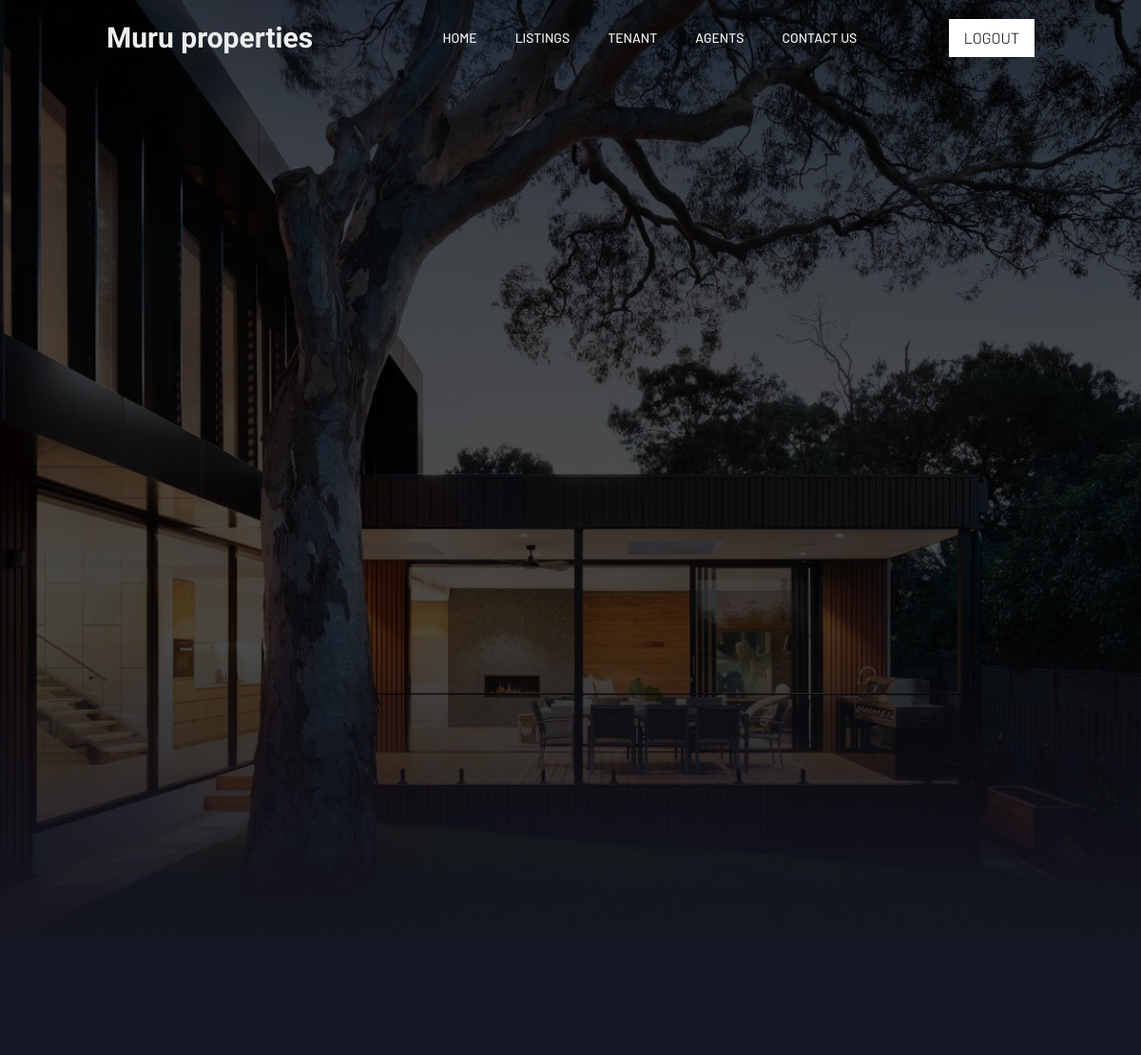
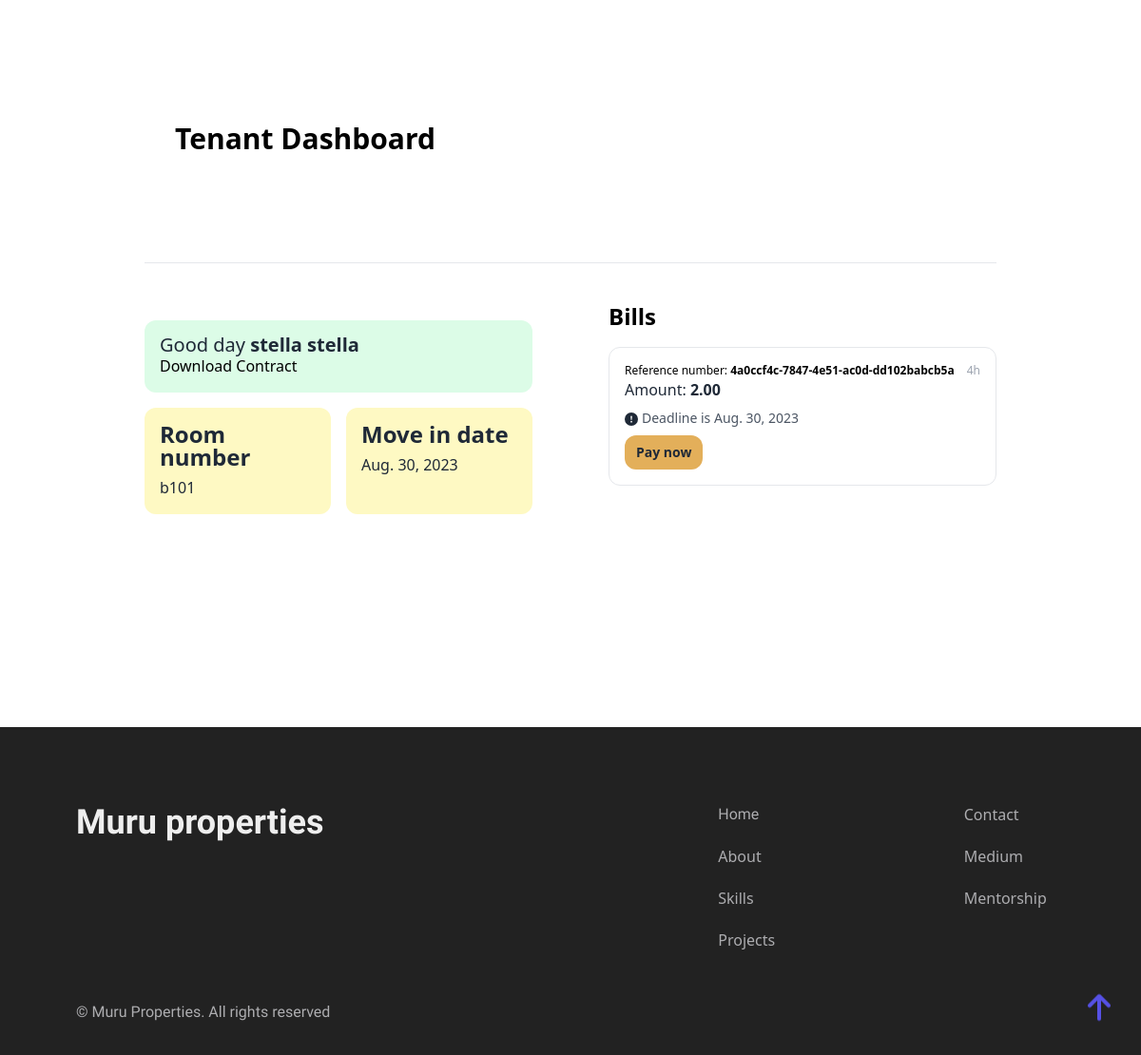
The page /tenant_home/ (signed in) on the database its author committed (2 pictures, top to bottom).
### users/models.py (models this page shows, shortened)
class User(AbstractUser):
    email = models.EmailField(unique=True)
    is_agent = models.BooleanField(default=False)
    is_tenant = models.BooleanField(default=False)

class Tenant(models.Model):
    user = models.OneToOneField(
        User, on_delete=models.CASCADE, primary_key=True)
    first_name = models.CharField(max_length=50)
    last_name = models.CharField(max_length=50)
    phone_number = models.CharField(max_length=12, null=True)
    id_number = models.CharField(max_length=50)
    created_at = models.DateTimeField(auto_now_add=True)
    def __str__(self):
        return self.first_name + " " + self.last_name

class Occupation(models.Model):
    tenant = models.ForeignKey(Tenant, on_delete=models.CASCADE)
    room = models.ForeignKey(Room, on_delete=models.CASCADE)
    start_date = models.DateField()

class Room(models.Model):
    name = models.CharField(max_length=50)
    apartment = models.ForeignKey(Apartment, on_delete=models.CASCADE)
    price = models.PositiveBigIntegerField(default=0)
    image = models.ImageField(default='default.jpg',
                              blank=True, null=True, upload_to='rooms',)
    description = models.TextField(blank=True, null=True)
    is_occupied = models.BooleanField(default=False)
    def __str__(self):
        return self.name

### payments/models.py (models this page shows, shortened)
class TimestampModel(models.Model):
    created_at = models.DateTimeField(auto_now_add=True)
    updated_at = models.DateTimeField(auto_now=True)
    class Meta:
        abstract = True
        ordering = ['-updated_at', ]

class Bill(TimestampModel):
    tenant = models.ForeignKey('users.Tenant', on_delete=models.CASCADE)
    room = models.ForeignKey('users.Room', on_delete=models.CASCADE)
    invoice_no = models.UUIDField(default=uuid4, unique=True)
    extra_amount = models.DecimalField(max_digits=10, decimal_places=2)
    is_paid = models.BooleanField(null=True)
    due_date = models.DateField()
    @property
    def amount(self):
        return self.extra_amount + self.room.price

### users/views.py (the view)
# urls.py: path('tenant_home/', views.tenant_home, name="tenant_home"),
@login_required
@tenant_required
def tenant_home(request):
    properties = Apartment.objects.all()
    bookings = Booking.objects.filter(tenant=request.user.tenant)
    occupations = Occupation.objects.filter(tenant=request.user.tenant)
    occupation = Occupation.objects.filter(tenant=request.user.tenant).first()
    bills = Bill.objects.filter(tenant=request.user.tenant)
    contract = Contract.objects.filter(tenant=request.user.tenant).first()
    print(bookings)
    context = {
        'properties': properties,
        'bookings': bookings,
        'bills': bills,
        'occupation': occupation,
        'contract': contract,
    }
    return render(request, 'users/tenant_home.html', context)

### users/context_processors.py (called while the page is built)
def get_google_api(request):
    return {
        'GOOGLE_API_KEY': settings.GOOGLE_API_KEY
    }

### users/templates/users/tenant_home.html (shortened to what this page needs)
{% extends 'main.html' %} {% load static %} {% block content %}
<div
  class="h-[50vh] w-full bg-cover bg-center bg-no-repeat"
  style="
    background-image: linear-gradient(
        rgba(255, 255, 255, 0) 60%,
        #151623 90%,
        #151623
      ),
      linear-gradient(rgba(0, 0, 0, 0.7), rgba(0, 0, 0, 0.7)),
      url({% static 'images/home.jpg' %});
  "
></div>
<main class="pt-16 max-h-screen overflow-auto">
  <div class="px-6 py-8">
    <div class="max-w-4xl mx-auto">
      <div class="bg-white rounded-3xl p-8 mb-5">
        <h1 class="text-3xl font-bold mb-10">Tenant Dashboard</h1>
      </div>
      <hr class="my-10" />
      <div class="grid grid-cols-2 gap-x-20">
        <div>
          <div class="grid grid-cols-2 gap-4">
            <div class="col-span-2">
              <div class="p-4 bg-green-100 mt-5 rounded-xl">
                <div class="text-xl text-gray-800 leading-none">
                  Good day <span class="font-bold">{{user.tenant}}</span>
                </div>
                <a href="{% url 'generate_contract_pdf' contract.id %}" class='text-[#000]'>Download Contract</a>
              </div>
            </div>
            <div class="p-4 bg-yellow-100 rounded-xl text-gray-800">
              <div class="font-bold text-2xl leading-none">Room number</div>
              <div class="mt-2">{{occupation.room}}</div>
            </div>
            <div class="p-4 bg-yellow-100 rounded-xl text-gray-800">
              <div class="font-bold text-2xl leading-none">Move in date</div>
              <div class="mt-2">{{occupation.start_date}}</div>
            </div>
          </div>
        </div>
        <div>
          <h2 class="text-2xl font-bold mb-4">Bills</h2>
          {% if bills %}
          <div class="space-y-4">
            {% for bill in bills %}
            <div class="p-4 bg-white border rounded-xl text-gray-800 space-y-2">
              <div class="flex justify-between">
                <div class="text-[#000] text-xs">
                  Reference number:
                  <span class="font-bold">{{ bill.invoice_no }}</span>
                </div>
                <div class="text-gray-400 text-xs">4h</div>
              </div>
              <a
                href="javascript:void(0)"
                class="hover:text-yellow-800 hover:underline"
                >Amount: <span class="font-bold">{{ bill.amount }}</span></a
              >
              <div class="text-sm text-gray-600">
                Deadline is {{ bill.due_date }}
              </div>
              <button
                type="button"
                class="inline-flex items-center justify-center py-2 px-3 rounded-xl bg-[#e3af5a] text-gray-800 hover:text-green-500 text-sm font-semibold transition"
              >
                <a href="{% url 'stk-push' bill.pk %}">Pay now</a>
              </button>
            </div>
            {% endfor %}
          </div>
            {% endif %}
          </div>
        </div>
      </div>
    </div>
  <div class="container px-5 py-24 mx-auto">
  </div>
</main>
{% endblock %}

### rows shown on the page
User: tenant "stella stella"
Occupation: room "b101", start_date "Aug. 30, 2023"
Bill: invoice_no "4a0ccf4c-7847-4e51-ac0d-dd102babcb5a", amount "2.00", due_date "Aug. 30, 2023"
